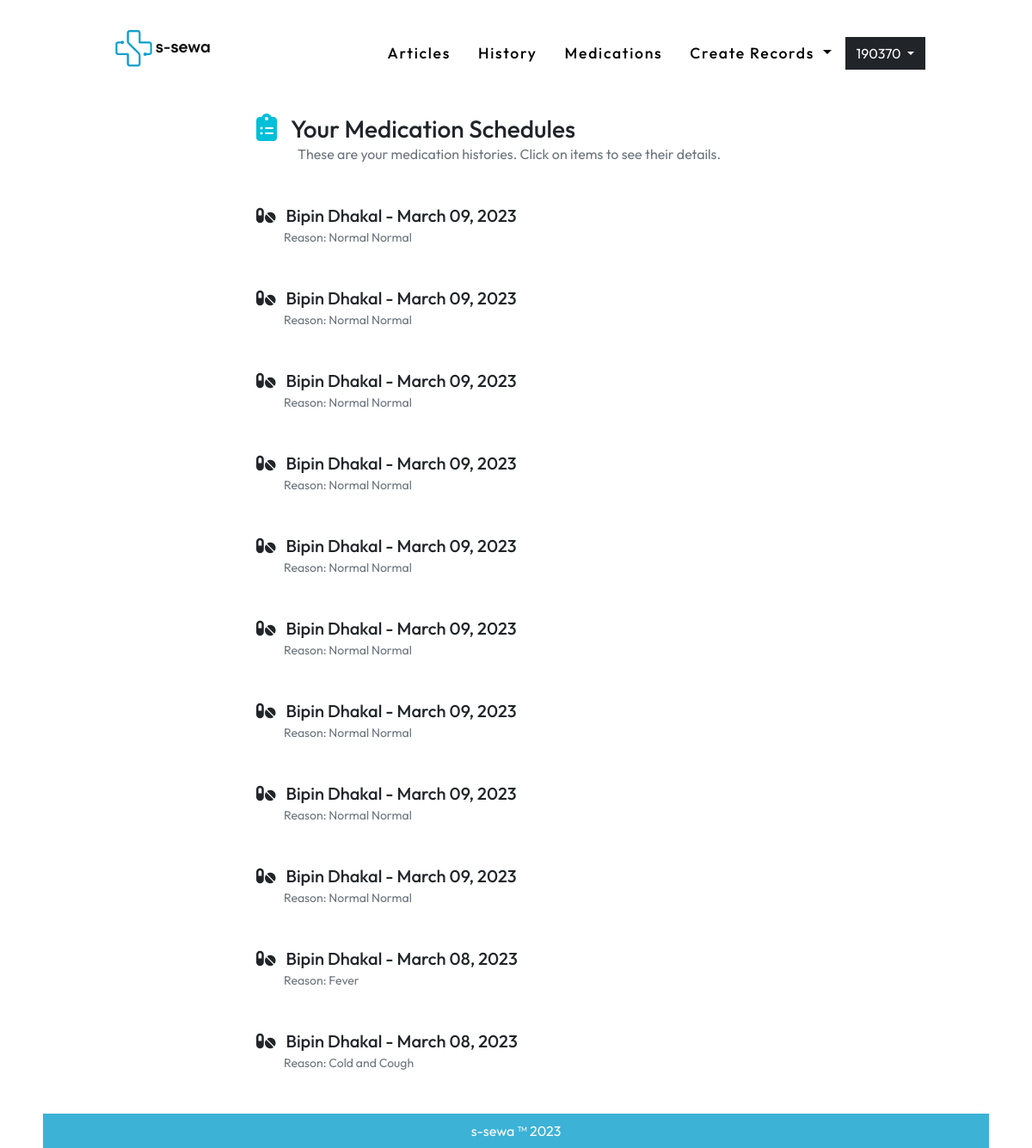
Before: /medications/ (signed in) with the older database file.
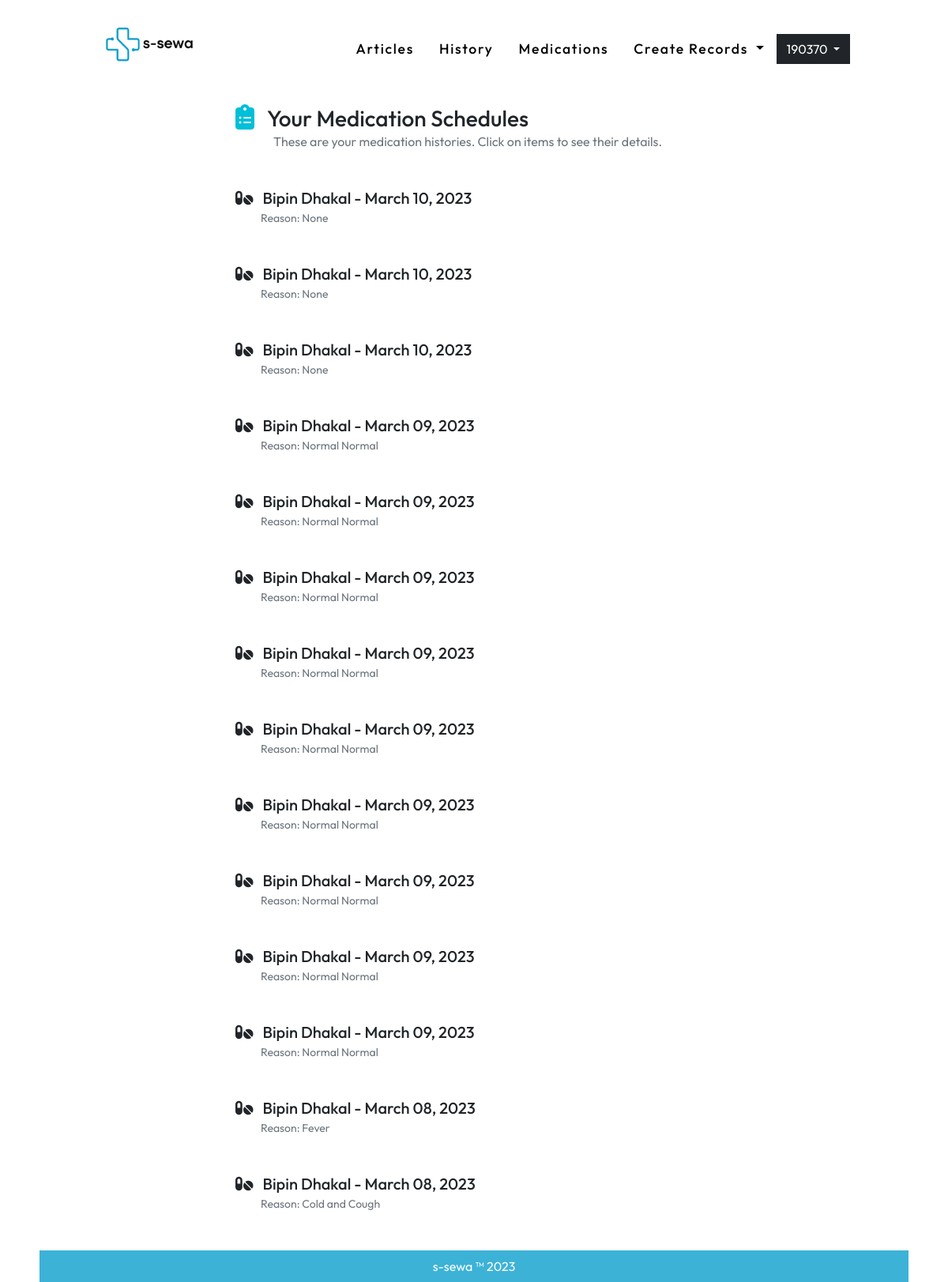
After: the same page with the newer database file.
### medication/models.py (models this page shows, shortened)
class MedicationSchedule(models.Model):
    medicine = models.ManyToManyField(Medicine, related_name='medicine', through='MedicineMedicationSchedule')
    created_date = models.DateTimeField(auto_now_add=True)
    user = models.ForeignKey(User, on_delete=models.CASCADE)
    created_by = models.ForeignKey(User, on_delete=models.CASCADE, related_name='institution')
    desc = models.CharField(max_length=500, null=True)
    @property
    def allmedicines(self):
        return MedicineMedicationSchedule.objects.filter(medicationSchedule=self.id)
    @property
    def created(self):
        return '%s' % date(self.created_date, "F d, Y")

### user_auth/models.py (models this page shows, shortened)
class User(AbstractUser):
    username = None#models.CharField(max_length=255, null=True, blank=True)
    email = models.EmailField(
        verbose_name='email address',
        max_length=255,
        unique=True,
    )
    user_verification = models.BooleanField(default=False) #initially this field is false but will se chan
    is_active = models.BooleanField(default=False)
    is_staff = models.BooleanField(default=False) # a admin user; non super-user
    is_admin = models.BooleanField(default=False)
    is_institution = models.BooleanField(default=False)
    is_patient = models.BooleanField(default=False)
    document = models.FileField(null=True, upload_to='useruploads/')
    USERNAME_FIELD = 'email'
    REQUIRED_FIELDS = [] #emaila nd password are required fields and first name and last name is inherited from the user creation model
    object = UserManager()
    @property
    def username(self):
        return self.email.split('@')[0]

### medication/views.py (the view)
# urls.py: path('', MedicationListView.as_view(), name='medicationlist' ),
class MedicationListView(LoginRequiredMixin,ListView):
    template_name = 'medication/medicationlist.html'
    model = MedicationSchedule
    object_name = 'object_list'
    def get_context_data(self, **kwargs):
        context = super(MedicationListView, self).get_context_data(**kwargs)
        obj = MedicationSchedule.objects.filter(user = self.request.user).order_by('-id') | MedicationSchedule.objects.filter(created_by = self.request.user).order_by('-id')
        context.update({ "object_list":obj, 'medication_page':'active'})
        return context

### templates/medication/medicationlist.html (shortened to what this page needs)
{% extends '../base.html' %}
{% load static %}
{%block bodyblock%}
<div class="container-fluid px-0 mx-0 homediv">
 <div class="container col-lg-7 px-5 my-2">
    <h3 class="p-0 m-0"><i class="fa-solid fa-clipboard-list text-primary fs-2"></i> &nbsp;  Your Medication Schedules</h3>
    <p class="mt-0 ms-5 mb-5 p-0 text-muted cursor">These are your medication histories. Click on items to see their details.</p>
    {% for i in object_list %}
    <div type="button" data-bs-toggle="modal" data-bs-target="#exampleModal{{i.id}}" class="mb-5 cursor" >
      {% if request.user.is_institution %}
      <h5 class="p-0 m-0"><i class="fa-solid fa-pills represent"></i> &nbsp; {{i.user.first_name}} {{i.user.last_name}} - {{i.created}} </h5>
      {%else%}
      <h5 class="p-0 m-0"><i class="fa-solid fa-pills represent"></i> &nbsp; {{i.created_by.first_name}} - {{i.created}} </h5>
    {%endif%}
      <small class="px-4 mx-2 mt-0 pt-0  text-muted ">Reason: {{i.desc}}</small>
    </div>
    {%empty%}
    <p class="text-center my-5 py-5 text-muted">No schedules.</p>
    {%endfor%}
 </div>
</div>
{%endblock%}

Changed rows visible on the page:
added MedicationSchedule: user.first_name "Bipin", user.last_name "Dhakal", created "March 10, 2023", desc "None"
added MedicationSchedule: user.first_name "Bipin", user.last_name "Dhakal", created "March 10, 2023", desc "None"
added MedicationSchedule: user.first_name "Bipin", user.last_name "Dhakal", created "March 10, 2023", desc "None"
